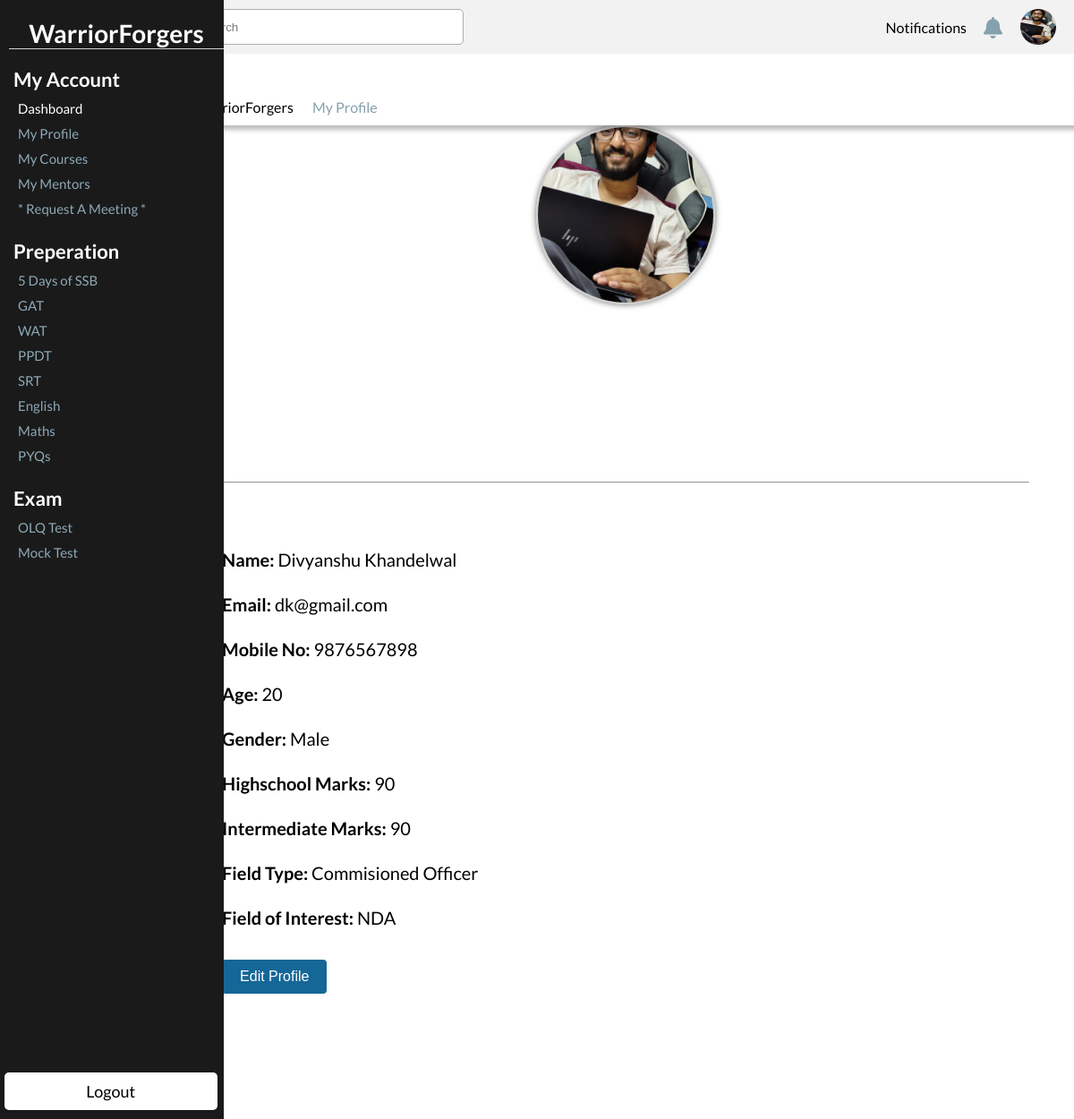
/dashboard/my_profile (signed in), run on the app's committed database.
### accounts/models.py (models this page shows, shortened)
class Student(User):
    gender_choices = (
        ("Male", "Male"),
        ("Female", "Female"),
        ("Other", "Other"),
    )
    field_type_choices = (
        ("Commisioned Officer", "Commisioned Officer"),
        ("Non-Commisioned Officer", "Non-Commisioned Officer")
    )
    field_of_interest_choices = (
        ("NDA", "NDA"),
        ("CDS", "CDS"),
        ("Territorial Army", "Territorial Army"),
    )
    mobile_number = models.CharField(max_length=10, blank=True)
    registration_score = models.FloatField(default=0)
    age = models.IntegerField(default=0)
    gender = models.CharField(max_length=10, blank=True, choices=gender_choices)
    highschool_score = models.IntegerField(default=0)
    intermediate_score = models.IntegerField(default=0)
    profile_pic = models.ImageField(upload_to='media/student_pics', blank=True)
    field_type = models.CharField(max_length=100, choices=field_type_choices, blank=True)
    field_of_interest = models.CharField(max_length=100, choices=field_of_interest_choices, blank=True)
    mentors = models.ManyToManyField('Mentor', blank=True)
    courses = models.ManyToManyField('Course', blank=True)
    is_registered = models.BooleanField(default=False)
    class Meta:
        verbose_name_plural = "Students"

### dashboard/views.py (the view)
# urls.py: path('my_profile', views.my_profile, name='my_profile'),
@login_required(login_url='/accounts/login')
def my_profile(request):
    user = request.user
    student = get_object_or_404(Student, user_ptr=user)
    parameters = {
        'student': student
    }
    return render(request, 'dashboard/student/my_profile.html', parameters)

### templates/dashboard/student/my_profile.html (shortened to what this page needs)
{% extends 'dashboard/student/base.html' %}
{% load static %}
{% block page %}
My Profile
{% endblock %}
{% block mylink %}
<link rel="stylesheet" href="{% static 'css/dashboard/my_profile.css' %}">
{% endblock %}
{% block main %}
<div class="main-container">
    <div class="non-edit" id="non-edit">
        <div class="my_profile_main">
            <div class="profile_div">
                <img id="previewImage" src="{{ student.profile_pic.url }}" alt="Profile Image">
            </div>
        </div>
        <hr id="profile-divider-non-edit">
        <div class="form-container">
            <div class="data">
                <label><b>Name:</b> {{ student.first_name }} {{ student.last_name }}</label>
                <label><b>Email:</b> {{ student.email }}</label>
                <label><b>Mobile No:</b> {{ student.mobile_number }}</label>
                <label><b>Age:</b> {{ student.age }}</label>
                <label><b>Gender:</b> {{ student.gender }}</label>
                <label><b>Highschool Marks:</b> {{ student.highschool_score }}</label>
                <label><b>Intermediate Marks:</b> {{ student.intermediate_score }}</label>
                <label><b>Field Type:</b> {{ student.field_type }}</label>
                <label id="lastfield"><b>Field of Interest:</b> {{ student.field_of_interest }}</label>
                <button onclick="edit()" id="pro-edit-btn">Edit Profile</button>
            </div>
        </div>
    </div>
</div>
{% endblock %}

### templates/dashboard/student/base.html (shortened to what this page needs)
{% load static %}
<!DOCTYPE html>
<html lang="en">
<head>
    <link rel="stylesheet" href="{% static 'css/dashboard/dashboard.css' %}">
    <link rel="stylesheet" href="{% static 'css/dashboard/dashboard_mobile.css' %}">
    {% block mylink %}
    {% endblock %}
</head>
<body>
    <header>
        <div class="navbar">
            <input type="text" class="search-bar" placeholder="Search" id="search-bar">
            <img src="{{ student.profile_pic.url }}" class="profile-icon" alt="{% static 'img/dashboard/images.png' %}">
            <span class="noti-txt">Notifications</span>
            <span class="notification-icon"><i class="fa-sharp fa-solid fa-bell fa-xl"></i></span>
        </div>
        <div class="locater">
            <span><a href="#" id="main">WarriorForgers</a></span>
            <span><img src="{% static 'img/dashboard/arrow.png' %}" id="arrow"></span>
            <span id="navigator">
                {% block page %}
                {% endblock %}
            </span>
        </div>
    </header>
    <aside id="aside">
        <div class="nav">
            <ul class="nav-side">
                <li class="name">WarriorForgers</li>
                <li class="nav-heading">My Account</li>
                <ul class="sub-fields">
                    <li><a href="{% url 'dashboard' %}" id="active">Dashboard</a></li>
                    <li><a href="{% url 'my_profile' %}">My Profile</a></li>
                    <li><a href="{% url 'my_courses' %}">My Courses</a></li>
                    <li><a href="{% url 'my_mentors' %}">My Mentors</a></li>
                    <li><a href="{% url 'request_meeting' %}">* Request A Meeting *</a></li>
                </ul>
                <li class="nav-heading">Preperation</li>
                <ul class="sub-fields">
                    <li><a href="">5 Days of SSB</a></li>
                    <li><a href="">GAT</a></li>
                    <li><a href="">WAT</a></li>
                    <li><a href="">PPDT</a></li>
                    <li><a href="">SRT</a></li>
                    <li><a href="">English</a></li>
                    <li><a href="">Maths</a></li>
                    <li><a href="">PYQs</a></li>
                </ul>
                <li class="nav-heading">Exam</li>
                <ul class="sub-fields">
                    <li><a href="{% url 'olq_test' %}">OLQ Test</a></li>
                    <li><a href="{% url 'mock_test' %}">Mock Test</a></li>
                </ul>
            </ul>
            <div class="logout">
                <a href="{% url 'logout' %}" class="logout-btn">Logout</a>
            </div>
        </div>
    </aside>
    <main>
        {% block main %}
        {% endblock %}
    </main>
</body>
</html>

### static/css/dashboard/dashboard.css (style rules this page uses)
* { margin: 0; padding: 0; box-sizing: border-box; }
html { font-family: 'Lato', sans-serif; scroll-behavior: smooth; }
.navbar { background-color: #f2f2f2; height: 60px; display: flex; align-items: center; padding: 0 20px; width: 83.5%; float: right; overflow-x: hidden; position: fixed; right: 0; z-index: 1; }
.navbar .search-bar { width: 300px; height: 40px; border: 0.5px solid #aeaeae; border-radius: 5px; padding: 5px; }
.navbar .profile-icon,.notification-icon { position: absolute; right: 0; }
.navbar .profile-icon { right: 20px; height: 40px; width: 40px; border-radius: 50%; transition: all 0.2s; }
.navbar .notification-icon { color: #86a1ae; right: 80px; transition: all 0.3s; }
.noti-txt { position: absolute; right: 120px; }
aside { position: fixed; top: 0; left: 0; height: 100%; width: 250px; background-color: #1a1a1a; transition: all 0.5s ease; height: 100%; overflow-y:auto; z-index: 100; }
.nav-side .name { padding: 20px 0px; text-align: center; margin-left: 10px; padding-bottom: 0px; padding-top:20px ; font-size: 28px; border-bottom: #d2d2d2 solid 1px; color: #fff; font-weight: 600; }
li.nav-heading { text-align: left; margin-left: 15px; padding-bottom: 5px; padding-top:20px ; font-size: 22px; color: #fff; font-weight: 600; }
ul.nav-side { list-style: none; font-size: 15px; }
li { padding:5px 0px; text-align: left; }
li a { text-decoration: none; color: #8da9b7; }
.sub-fields li a { color: #8da9b7; padding-left: 20px; }
.logout .logout-btn { background-color: #ffffff; border-radius: 5px; text-decoration: none; border: none; color: #000000; padding: 10px 0px; width: 95%; font-size: 18px; cursor: pointer; transition: all 0.5s ease; text-align: center; position: absolute; left: 5px; right: 5px; bottom: 10px; }
#active { color: white; }
.locater { position: fixed; left: 16.5%; top: 10%; text-decoration: none; z-index: 1; background-color: #fff; top: 8%; padding: 10px 20px; height: 40px; width: 84%; box-shadow: 0px 5px 5px rgba(0, 0, 0, 0.259); }
#main { text-decoration: none; color: #000000; }
#arrow { height: 15px; width: 15px; position: relative; top: 2px; }
#navigator { position: relative; left: 0px; color:#86a1ae; }
.main-container { position: absolute; height: 100%; width: 83.5%; float: right; top: 100px; right: 0; z-index: -1; display: block; }

### data on the page
Student: profile_pic (picture), mobile_number "9876567898", age "20", gender "Male", highschool_score "90", intermediate_score "90", field_type "Commisioned Officer", field_of_interest "NDA"

### other printed values
{{ student.first_name }} "Divyanshu"
{{ student.last_name }} "Khandelwal"
{{ student.email }} "dk@gmail.com"
